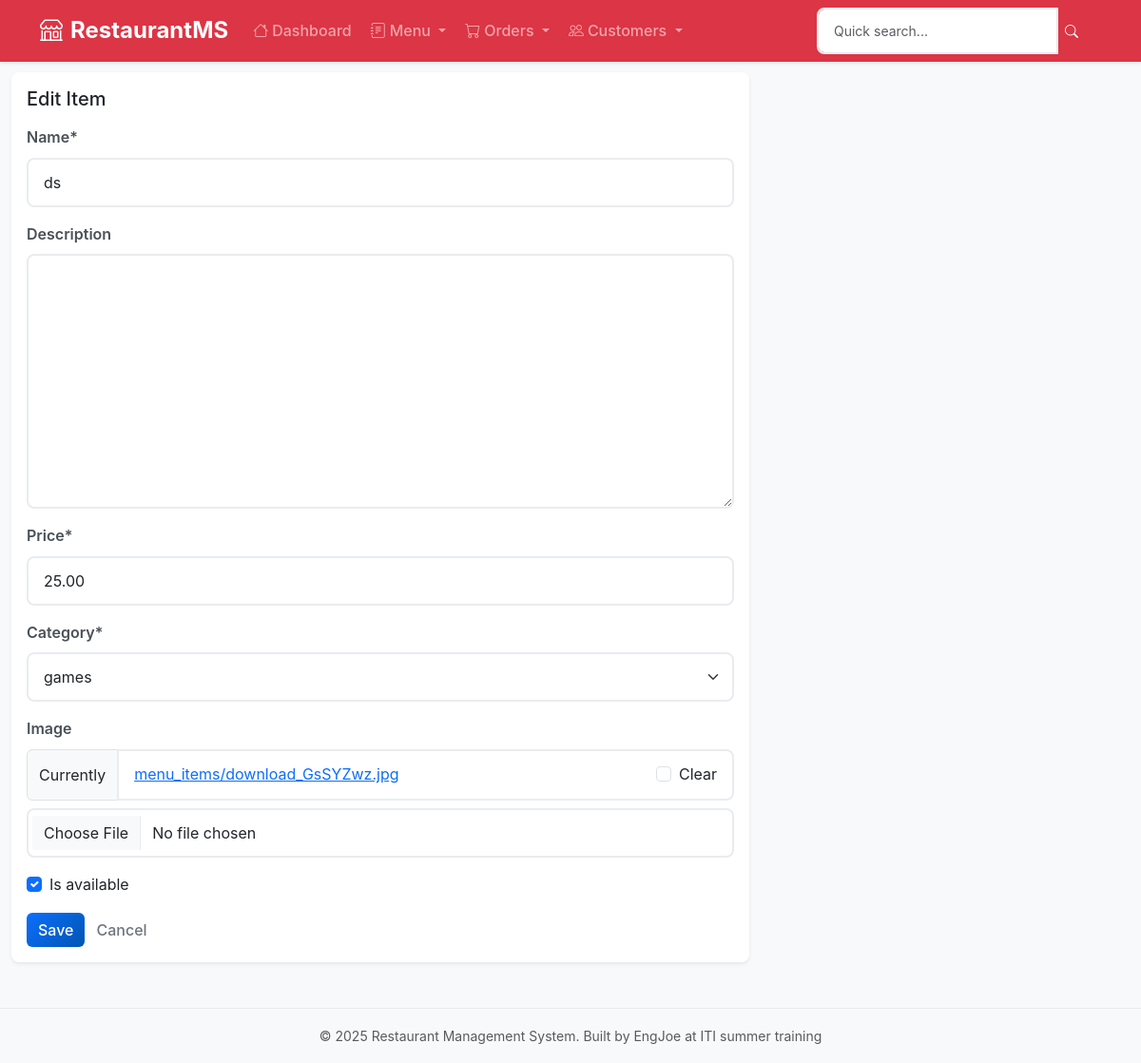
Screenshot of /menu/item/5/edit/ with the database file from the repository.
### menu/models.py (models this page shows, shortened)
class Item(models.Model):
    name = models.CharField(max_length=200)
    description = models.TextField(blank=True)
    price = models.DecimalField(max_digits=10, decimal_places=2)
    category = models.ForeignKey(Category, on_delete=models.CASCADE, related_name='items')
    image = models.ImageField(upload_to='menu_items/', blank=True, null=True)
    is_available = models.BooleanField(default=True)
    created_at = models.DateTimeField(auto_now_add=True)
    updated_at = models.DateTimeField(auto_now=True)

class Category(models.Model):
    name = models.CharField(max_length=100)
    description = models.TextField(blank=True)
    created_at = models.DateTimeField(auto_now_add=True)
    class Meta:
        verbose_name_plural = "Categories"
    def __str__(self):
        return self.name

### menu/views.py (the view, shortened to what this page needs)
# urls.py: path('item/<int:pk>/edit/', views.ItemUpdateView.as_view(), name='item_edit'),
class ItemUpdateView(UpdateView):
    model = Item
    form_class = ItemForm
    template_name = 'menu/item_form.html'
    success_url = reverse_lazy('menu:item_list')

### menu/forms.py
class ItemForm(forms.ModelForm):
    class Meta:
        model = Item
        fields = ['name', 'description', 'price', 'category', 'image', 'is_available']
    def __init__(self, *args, **kwargs):
        super().__init__(*args, **kwargs)
        self.helper = FormHelper()
        self.helper.layout = Layout(
            Row(
                Column('name', css_class='form-group col-md-8 mb-0'),
                Column('category', css_class='form-group col-md-4 mb-0'),
                css_class='form-row'
            ),
            'description',
            Row(
                Column('price', css_class='form-group col-md-6 mb-0'),
                Column('is_available', css_class='form-group col-md-6 mb-0'),
                css_class='form-row'
            ),
            'image',
            Submit('submit', 'Save Item', css_class='btn btn-primary')
        )

### menu/templates/menu/item_form.html (shortened to what this page needs)
{% extends 'base.html' %}
{% load crispy_forms_tags %}
{% block content %}
    <div class="row">
        <div class="col-md-8">
            <div class="card shadow-sm">
                <div class="card-body">
                    <h5 class="card-title mb-3">
                        {% if form.instance.pk %}
                            Edit Item
                        {% else %}
                            Add Item
                        {% endif %}
                    </h5>
                    <form method="post" enctype="multipart/form-data">
                        {{ form|crispy }}
                        <div class="mt-3 d-flex">
                            <button type="submit" class="btn btn-primary">Save</button>
                            <a href="{% url 'menu:item_list' %}" class="btn btn-outline-secondary me-2">Cancel</a>
                        </div>
                    </form>
                </div>
            </div>
        </div>
    </div>
{% endblock %}

### static/css/custom.css (style rules this page uses)
:root { --primary-color: #0d6efd; --secondary-color: #6c757d; --success-color: #198754; --warning-color: #ffc107; --danger-color: #dc3545; --info-color: #0dcaf0; --light-color: #f8f9fa; --dark-color: #212529; --border-radius: 0.5rem; --box-shadow: 0 0.125rem 0.25rem rgba(0, 0, 0, 0.075); --box-shadow-lg: 0 0.5rem 1rem rgba(0, 0, 0, 0.15); --transition: all 0.3s ease-in-out; }
* { box-sizing: border-box; }
body { font-family: 'Inter', -apple-system, BlinkMacSystemFont, 'Segoe UI', Roboto, sans-serif; background-color: #f8f9fa; line-height: 1.6; }
.card { border: none; border-radius: var(--border-radius); box-shadow: var(--box-shadow); transition: var(--transition); overflow: hidden; }
.btn { border-radius: 0.375rem; font-weight: 500; transition: var(--transition); border: none; }
.btn-primary { background: linear-gradient(135deg, #0d6efd, #0056b3); }
.form-control, .form-select { border: 2px solid #e9ecef; border-radius: 0.5rem; transition: var(--transition); padding: 0.75rem 1rem; }
.form-label { font-weight: 600; color: #495057; margin-bottom: 0.5rem; }

### templates/base.html (style rules this page uses)
:root { --primary-color: #dc3545; --secondary-color: #6c757d; --success-color: #198754; --warning-color: #ffc107; --danger-color: #dc3545; --info-color: #0dcaf0; }
.btn-primary, .bg-primary { background-color: var(--primary-color) !important; border-color: var(--primary-color) !important; }

### rows the page displays
Item: name "ds", price "25.00", category "games", is_available "☑"
